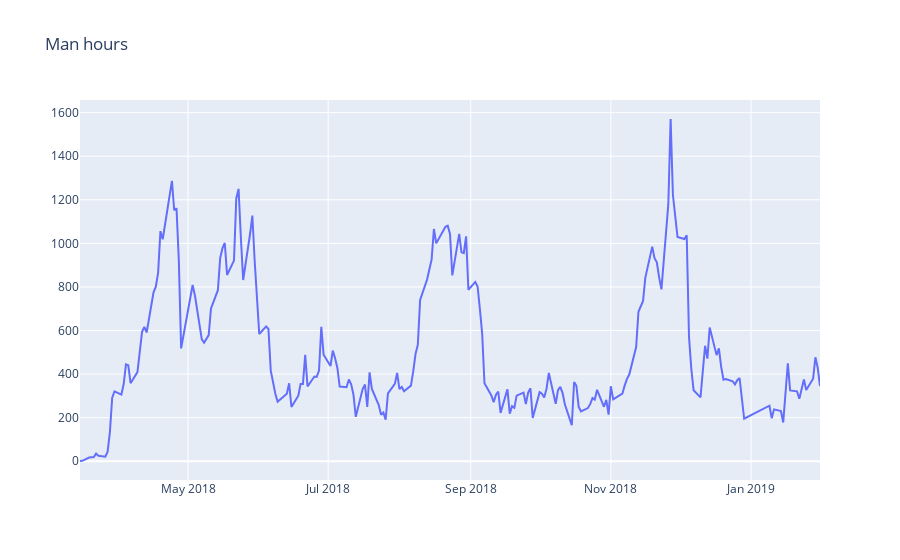

The cell this chart's notebook holds for it:
### Code cell
plotly_df(dataset, 'manHours', title = "Man hours")

### Figure 1 — Plotly figure (JSON) as saved in the notebook; plotly's stock layout.template omitted (floating-point values rounded to 4 significant figures; data arrays with more than 128 entries replaced by an {"elided": "..."} marker saying what was removed)
{"data": [{"mode": "lines", "name": "manHours", "type": "scatter", "x": {"elided": "220 str values"}, "y": {"elided": "220 int values"}}], "layout": {"title": {"text": "Man hours"}}}
